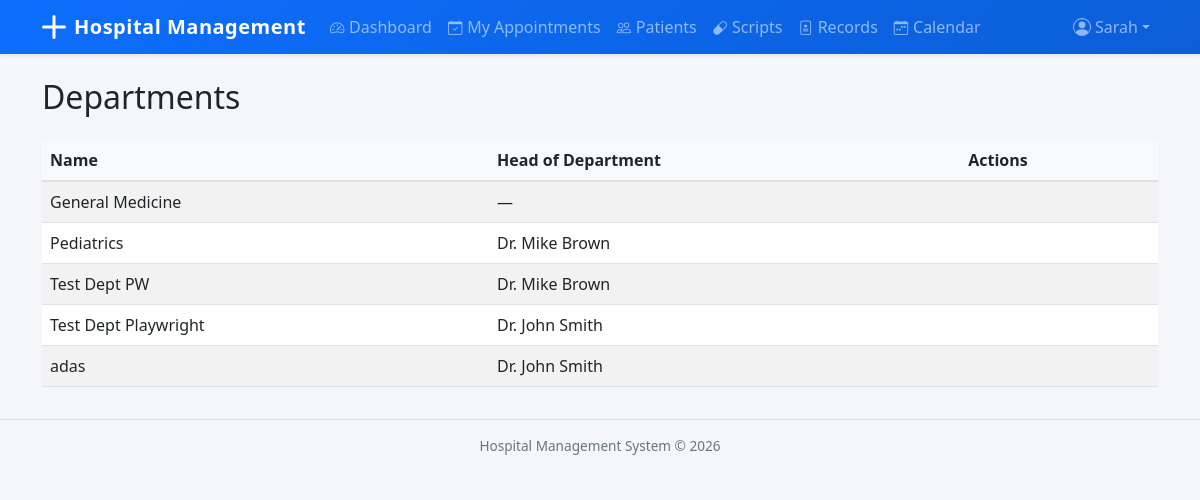
The page /departments/ (signed in) on the database its author committed.
### accounts/models.py (models this page shows, shortened)
class User(AbstractUser):
    class Role(models.TextChoices):
        ADMIN = 'Admin', 'Admin'
        DOCTOR = 'Doctor', 'Doctor'
        RECEPTIONIST = 'Receptionist', 'Receptionist'
    role = models.CharField(max_length=20, choices=Role.choices, default=Role.RECEPTIONIST)
    phone_number = models.CharField(max_length=15, blank=True)

### departments/models.py (models this page shows, shortened)
class Department(models.Model):
    name = models.CharField(max_length=100, unique=True)
    description = models.TextField(blank=True)
    head_of_department = models.ForeignKey(
        'doctors.Doctor', on_delete=models.SET_NULL,
        null=True, blank=True, related_name='headed_departments'
    )
    class Meta:
        ordering = ['name']

### doctors/models.py (models this page shows)
class Doctor(models.Model):
    user = models.OneToOneField(settings.AUTH_USER_MODEL, on_delete=models.CASCADE)
    department = models.ForeignKey(
        'departments.Department', on_delete=models.SET_NULL,
        null=True, blank=True, related_name='doctors'
    )
    specialization = models.CharField(max_length=100)
    qualification = models.CharField(max_length=200)
    experience_years = models.PositiveIntegerField(default=0)
    consultation_fee = models.DecimalField(max_digits=10, decimal_places=2, default=0)
    available_days = models.CharField(
        max_length=100,
        help_text="Comma-separated days (e.g., Monday,Tuesday,Wednesday)"
    )
    available_time_start = models.TimeField(null=True, blank=True)
    available_time_end = models.TimeField(null=True, blank=True)
    is_active = models.BooleanField(default=True)
    class Meta:
        ordering = ['id']
    def __str__(self):
        return f"Dr. {self.user.get_full_name() or self.user.username}"

### departments/views.py (the view)
# urls.py: path('', views.DepartmentListView.as_view(), name='department_list'),
class DepartmentListView(LoginRequiredMixin, ListView):
    model = Department
    template_name = 'departments/department_list.html'
    context_object_name = 'departments'
    paginate_by = 20

### templates/departments/department_list.html (shortened to what this page needs)
{% extends 'base.html' %}
{% block content %}
<div class="d-flex justify-content-between align-items-center">
    <h2>Departments</h2>
</div>
<table class="table table-striped mt-3">
    <thead><tr><th>Name</th><th>Head of Department</th><th>Actions</th></tr></thead>
    <tbody>
    {% for dept in departments %}
    <tr>
        <td>{{ dept.name }}</td>
        <td>{{ dept.head_of_department|default:"—" }}</td>
        <td>
        </td>
    </tr>
    {% empty %}
    <tr><td colspan="3" class="text-muted">No departments yet.</td></tr>
    {% endfor %}
    </tbody>
</table>
{% endblock %}

### templates/base.html (shortened to what this page needs)
<!DOCTYPE html>
<html lang="en">
<head>
    <link href="https://cdn.jsdelivr.net/npm/bootstrap@5.3.0/dist/css/bootstrap.min.css" rel="stylesheet">
    <link rel="stylesheet" href="https://cdn.jsdelivr.net/npm/bootstrap-icons@1.11.3/font/bootstrap-icons.min.css">
</head>
<body>
    <nav class="navbar navbar-expand-lg navbar-dark bg-primary shadow-sm">
        <div class="container">
            <a class="navbar-brand d-flex align-items-center" href="{% url 'dashboard_redirect' %}">
                <svg xmlns="http://www.w3.org/2000/svg" width="24" height="24" fill="currentColor" class="me-2" viewBox="0 0 16 16">
                    <path d="M8 0a1 1 0 0 1 1 1v6h6a1 1 0 1 1 0 2H9v6a1 1 0 1 1-2 0V9H1a1 1 0 0 1 0-2h6V1a1 1 0 0 1 1-1z"/>
                </svg>
                <span class="d-none d-sm-inline">Hospital Management</span><span class="d-sm-none">HMS</span>
            </a>
            <div class="collapse navbar-collapse" id="navbarNav">
                {% if user.is_authenticated %}
                <ul class="navbar-nav me-auto">
                    {% if user.role == 'Admin' %}
                    <li class="nav-item"><a class="nav-link{% if request.resolver_match.url_name == 'admin_dashboard' %} active{% endif %}" href="{% url 'admin_dashboard' %}"><i class="bi bi-speedometer2 nav-icon"></i>Dashboard</a></li>
                    <li class="nav-item"><a class="nav-link{% if request.resolver_match.url_name == 'department_list' %} active{% endif %}" href="{% url 'department_list' %}"><i class="bi bi-building nav-icon"></i>Departments</a></li>
                    <li class="nav-item"><a class="nav-link{% if 'doctor' in request.resolver_match.url_name %} active{% endif %}" href="{% url 'doctor_list' %}"><i class="bi bi-person-badge nav-icon"></i>Doctors</a></li>
                    <li class="nav-item"><a class="nav-link{% if 'patient' in request.resolver_match.url_name %} active{% endif %}" href="{% url 'patient_list' %}"><i class="bi bi-people nav-icon"></i>Patients</a></li>
                    <li class="nav-item"><a class="nav-link{% if 'appointment' in request.resolver_match.url_name %} active{% endif %}" href="{% url 'appointment_list' %}"><i class="bi bi-calendar-check nav-icon"></i>Appointments</a></li>
                    <li class="nav-item"><a class="nav-link{% if 'prescription' in request.resolver_match.url_name %} active{% endif %}" href="{% url 'prescription_list' %}"><i class="bi bi-capsule nav-icon"></i>Prescriptions</a></li>
                    <li class="nav-item"><a class="nav-link{% if 'record' in request.resolver_match.url_name %} active{% endif %}" href="{% url 'medical_record_list' %}"><i class="bi bi-file-medical nav-icon"></i>Records</a></li>
                    <li class="nav-item"><a class="nav-link{% if 'report' in request.resolver_match.url_name %} active{% endif %}" href="{% url 'patient_report' %}"><i class="bi bi-graph-up nav-icon"></i>Reports</a></li>
                    <li class="nav-item"><a class="nav-link{% if 'calendar' in request.resolver_match.url_name %} active{% endif %}" href="{% url 'doctor_calendar' %}"><i class="bi bi-calendar-week nav-icon"></i>Calendar</a></li>
                    {% elif user.role == 'Doctor' %}
                    <li class="nav-item"><a class="nav-link{% if request.resolver_match.url_name == 'doctor_dashboard' %} active{% endif %}" href="{% url 'doctor_dashboard' %}"><i class="bi bi-speedometer2 nav-icon"></i>Dashboard</a></li>
                    <li class="nav-item"><a class="nav-link" href="{% url 'doctor_appointments' %}"><i class="bi bi-calendar-check nav-icon"></i>My Appointments</a></li>
                    <li class="nav-item"><a class="nav-link{% if 'patient' in request.resolver_match.url_name %} active{% endif %}" href="{% url 'patient_list' %}"><i class="bi bi-people nav-icon"></i>Patients</a></li>
                    <li class="nav-item"><a class="nav-link{% if request.resolver_match.url_name == 'doctor_prescriptions' %} active{% endif %}" href="{% url 'doctor_prescriptions' %}"><i class="bi bi-capsule nav-icon"></i>Scripts</a></li>
                    <li class="nav-item"><a class="nav-link" href="{% url 'doctor_medical_records' %}"><i class="bi bi-file-medical nav-icon"></i>Records</a></li>
                    <li class="nav-item"><a class="nav-link{% if 'calendar' in request.resolver_match.url_name %} active{% endif %}" href="{% url 'doctor_calendar' %}"><i class="bi bi-calendar-week nav-icon"></i>Calendar</a></li>
                    {% endif %}
                </ul>
                <ul class="navbar-nav">
                    <li class="nav-item dropdown">
                        <a class="nav-link dropdown-toggle d-flex align-items-center" href="#" role="button" data-bs-toggle="dropdown">
                            <span class="d-none d-md-inline">{{ user.get_short_name|default:user.username }}</span>
                        </a>
                    </li>
                </ul>
                {% endif %}
            </div>
        </div>
    </nav>
    <div class="container mt-4">
        {% block content %}{% endblock %}
    </div>
    <footer class="footer text-center">
        <div class="container">
            Hospital Management System &copy; {% now "Y" %}
        </div>
    </footer>
</body>
</html>

### templates/base.html (style rules this page uses)
body { background-color: #f4f6f9; }
.navbar { padding-top: 0; padding-bottom: 0; background: linear-gradient(135deg, #0d6efd 0%, #0b5ed7 100%); }
.navbar-brand { font-weight: 700; letter-spacing: 0.5px; padding-top: 0.75rem; padding-bottom: 0.75rem; }
.navbar .nav-link { padding-top: 0.75rem; padding-bottom: 0.75rem; position: relative; transition: background-color 0.15s; }
.table th { background-color: #f8f9fa; border-bottom-width: 2px; }
.footer { font-size: 0.85rem; color: #6c757d; border-top: 1px solid #dee2e6; padding: 1rem 0; margin-top: 2rem; }
.nav-icon { margin-right: 0.3rem; font-size: 0.9rem; }

### rows shown on the page
User: get_short_name "Sarah"
Department: name "General Medicine", head_of_department "—"
Department: name "Pediatrics", head_of_department "Dr. Mike Brown"
Department: name "Test Dept PW", head_of_department "Dr. Mike Brown"
Department: name "Test Dept Playwright", head_of_department "Dr. John Smith"
Department: name "adas", head_of_department "Dr. John Smith"
